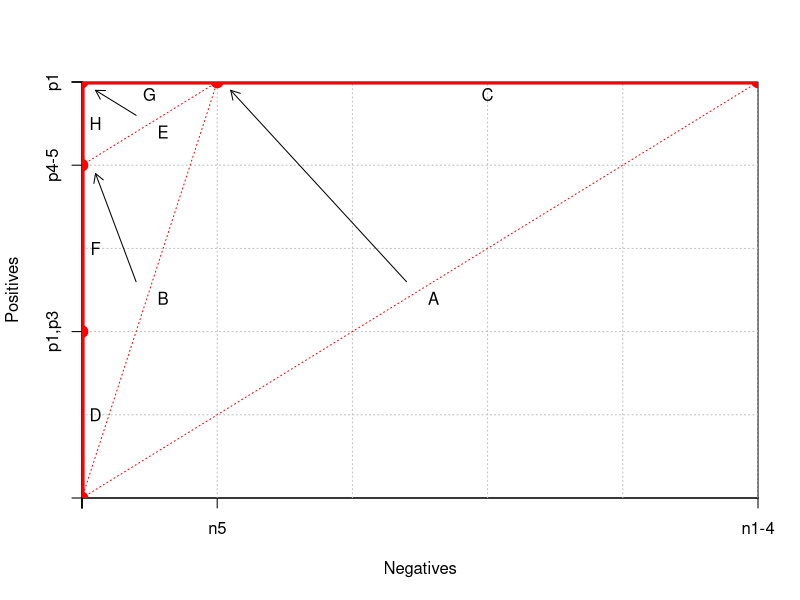

Source code (R):
## ---- chunk 1

x <- c(0,0,0,0,100,500)
y <- c(0,200,400,500,500,500)

h <- 500 # height of plot
w <- 500 # width of plot
# w <- 360 # width of plot
grid.step <- 100

# print to a file
# png(height = h, width = w, filename = "pn-nested.png")
# windows(height = h, width = w)

plot( c(0,w), c(0,h),  
     xaxs = "i",yaxs = "i",
     xaxt = 'n', yaxt = 'n',
     type = "n",
     xlab = "Negatives", ylab = "Positives")
     
# draw axes
axis(2,y,labels=c('','p1,p3','p4-5','p1','',''))
axis(1,x,labels=c('','','','','n5','n1-4'))

# add a grid
# grid seems to be buggy
#grid (nx = w/grid.step, ny = h/grid.step)
gx <- grid.step
while (gx <= w) {
  abline(v = gx, col="gray", lty="dotted")
  gx <- gx + grid.step
}
gy <- grid.step
while (gy <= h) {
  abline(h = gy, col="gray", lty="dotted")
  gy <- gy + grid.step
}

# draw diagonal
# abline(c(0,h/w),lty=3)

# label the points
text( (x[1]+x[6])/2+10, (y[1]+y[6])/2-10, "A")
text( (x[1]+x[5])/2+10, (y[1]+y[5])/2-10, "B")
text( (x[5]+x[6])/2, y[6]-15, "C")
text( x[2]+10, (y[1]+y[2])/2, "D")
text( (x[3]+x[5])/2+10, (y[3]+y[5])/2-10, "E")
text( x[3]+10, (y[2]+y[3])/2, "F")
text( (x[4]+x[5])/2, y[5]-15, "G")
text( x[4]+10, (y[3]+y[4])/2, "H")

arrows( (x[1]+x[6])/2-10, (y[1]+y[6])/2+10, x[5]+10, y[5]-10, code=2, length=0.1, label="`Gills'" )
arrows( (x[1]+x[5])/2-10, (y[1]+y[5])/2+10, x[3]+10, y[3]-10, code=2, length=0.1 )
arrows( (x[3]+x[5])/2-10, (y[3]+y[5])/2+10, x[4]+10, y[4]-10, code=2, length=0.1 )

# draw curve
lines( x, y, lwd=5, type='o',col='red')


# internal nodes
segments(x[1],y[1],x[6],y[6],lty=3,col="red")
segments(x[1],y[1],x[5],y[5],lty=3,col="red")
segments(x[3],y[3],x[5],y[5],lty=3,col="red")

# close file
#dev.off()


